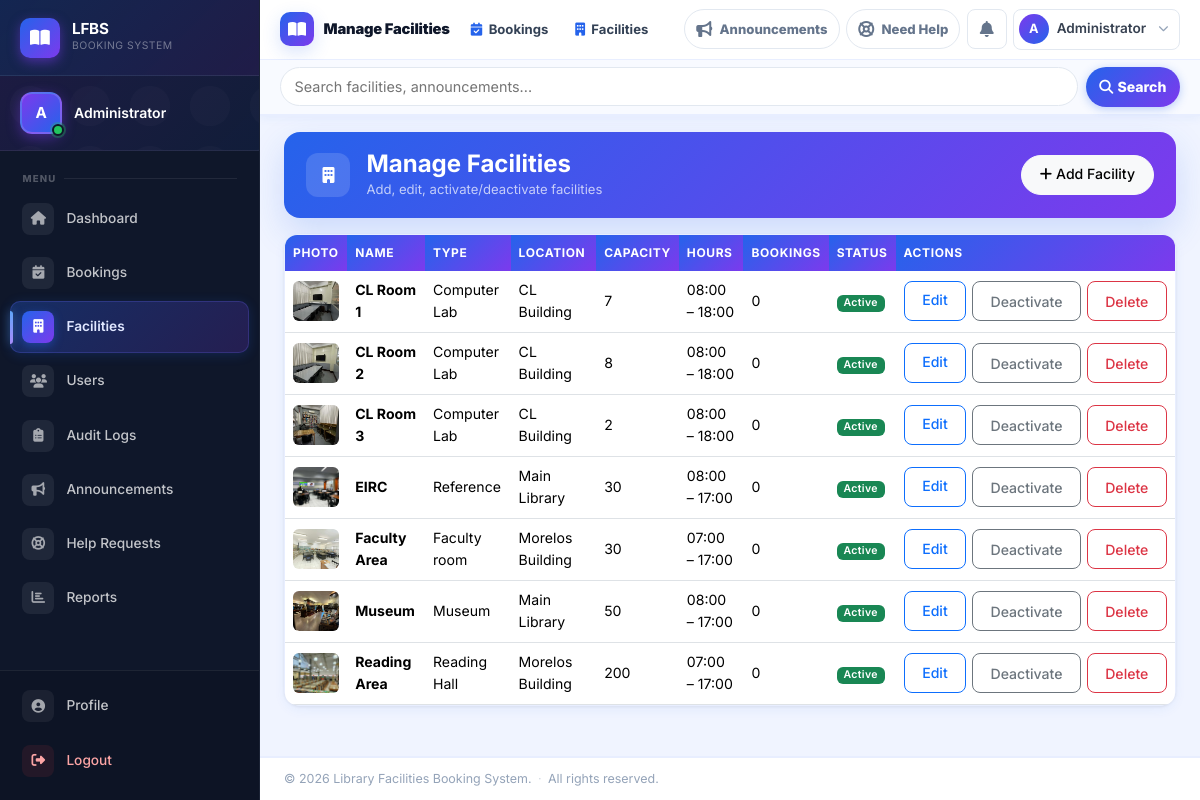
Screenshot of /admin/manage_facilities.php (signed in) with the database file from the repository.
### tables this page shows
CREATE TABLE IF NOT EXISTS `facilities` (
    `id`              INT            NOT NULL AUTO_INCREMENT,
    `name`            VARCHAR(120)   NOT NULL,
    `type`            VARCHAR(60)    DEFAULT NULL  COMMENT 'study_room, museum, reading_hall, etc.',
    `location`        VARCHAR(120)   DEFAULT NULL,
    `capacity`        SMALLINT       UNSIGNED NOT NULL DEFAULT 0,
    `open_time`       TIME           NOT NULL DEFAULT '08:00:00',
    `close_time`      TIME           NOT NULL DEFAULT '18:00:00',
    `status`          ENUM('active','inactive') NOT NULL DEFAULT 'active',

     
    `instant_booking` TINYINT(1)     NOT NULL DEFAULT 0  COMMENT '1 = confirmed immediately without admin approval',
    `requires_letter` TINYINT(1)     NOT NULL DEFAULT 0  COMMENT '1 = letter upload mandatory',
    `max_bookings_day` SMALLINT      UNSIGNED NOT NULL DEFAULT 0 COMMENT '0 = no daily cap',

     
    `allowed_slots`   TEXT           DEFAULT NULL COMMENT 'JSON: [{label,start,end}]',
    `purpose_options` TEXT           DEFAULT NULL COMMENT 'JSON: ["Lecture","Meeting",...]',

    `facility_group`  VARCHAR(50)    DEFAULT NULL COMMENT 'cl | morelos | library',
    `created_at`      TIMESTAMP      NOT NULL DEFAULT CURRENT_TIMESTAMP,
    `updated_at`      TIMESTAMP      NOT NULL DEFAULT CURRENT_TIMESTAMP ON UPDATE CURRENT_TIMESTAMP,

    PRIMARY KEY (`id`),
    INDEX `idx_facilities_status`  (`status`),
    INDEX `idx_facilities_group`   (`facility_group`)
);

### includes/functions.php (called while the page is built, shortened)
<?php
function e($str) {
    return htmlspecialchars((string)$str, ENT_QUOTES, 'UTF-8');
}
function facilityLabel($type) {
    $map = [
        'collaboration_room'   => 'Collaboration/Study Room',
        'electronic_resources' => 'Electronic Resources Room',
        'meeting_room'         => 'Meeting/Discussion Room',
        'artifacts_room'       => 'Artifacts Room',
        'reading_hall'         => 'Reading Hall',
        'study_room'           => 'Study Room',
        'conference_room'      => 'Conference Room',
        'computer_lab'         => 'Computer Lab',
        'auditorium'           => 'Auditorium',
        'other'                => 'Other',
    ];
    return $map[$type] ?? ucfirst(str_replace('_', ' ', (string)$type));
}

### admin/manage_facilities.php (the view, shortened to what this page needs)
<?php
require_once __DIR__ . '/../includes/bootstrap.php';
$facilities = $pdo->query('SELECT f.*, (SELECT COUNT(*) FROM bookings WHERE facility_id=f.id) AS booking_count FROM facilities f ORDER BY f.name')->fetchAll();
$facilityImages = [
    'CL Room 1'    => 'CL 1.jpg',
    'CL Room 2'    => 'CL 2.jpg',
    'CL Room 3'    => 'CL 3.jpg',
    'EIRC'         => 'EIRC.jpg',
    'Museum'       => 'MUSEUM.jpg',
    'Reading Area' => 'Reading Area.jpg',
    'Faculty Area' => 'Faculty Area.jpg',
];
require_once __DIR__ . '/../includes/header.php';
require_once __DIR__ . '/../includes/navbar.php';
?>
<main><div class="container-fluid py-3 px-3 px-lg-4 admin-page">
<div class="admin-hero mb-3">
  <div class="d-flex flex-wrap justify-content-between align-items-center gap-2">
    <div class="d-flex align-items-center gap-3">
      <div class="admin-hero-icon"><i class="fas fa-building"></i></div>
      <div>
        <h4 class="mb-0 fw-bold text-white">Manage Facilities</h4>
        <div class="admin-hero-sub">Add, edit, activate/deactivate facilities</div>
      </div>
    </div>
    <div class="d-flex gap-2 flex-wrap">
      <a href="<?= BASE_URL ?>/admin/add_facility.php" class="btn btn-light btn-sm">
        <i class="fas fa-plus me-1"></i>Add Facility
      </a>
    </div>
  </div>
</div>
<div class="card">
  <div class="card-body p-0">
    <?php if (empty($facilities)): ?>
      <p class="text-center text-muted py-4">No facilities yet. <a href="<?= BASE_URL ?>/admin/add_facility.php">Add one</a></p>
    <?php else: ?>
    <div class="table-responsive">
      <table class="table table-hover mb-0">
        <thead><tr><th>Photo</th><th>Name</th><th>Type</th><th>Location</th><th>Capacity</th><th>Hours</th><th>Bookings</th><th>Status</th><th>Actions</th></tr></thead>
        <tbody>
        <?php foreach ($facilities as $f): ?>
          <tr>
            <td>
              <?php if (isset($facilityImages[$f['name']])): ?>
              <img src="<?= BASE_URL ?>/images/<?= rawurlencode($facilityImages[$f['name']]) ?>"
                   alt="<?= e($f['name']) ?>"
                   style="width:56px;height:40px;object-fit:cover;border-radius:6px;"
                   onerror="this.style.display='none'">
              <?php else: ?>
              <span class="text-muted small">—</span>
              <?php endif; ?>
            </td>
            <td><strong><?= e($f['name']) ?></strong></td>
            <td><?= facilityLabel($f['type']) ?></td>
            <td><?= e($f['location']) ?></td>
            <td><?= $f['capacity'] ?></td>
            <td class="small"><?= substr($f['open_time'],0,5) ?> – <?= substr($f['close_time'],0,5) ?></td>
            <td><?= $f['booking_count'] ?></td>
            <td><span class="badge <?= $f['status']==='active' ? 'bg-success' : 'bg-secondary' ?>"><?= ucfirst($f['status']) ?></span></td>
            <td>
              <div class="admin-actions">
                <a href="<?= BASE_URL ?>/admin/edit_facility.php?id=<?= $f['id'] ?>" class="btn btn-sm btn-outline-primary">Edit</a>
                <form class="d-inline" method="POST">
                  <button name="toggle" class="btn btn-sm btn-outline-secondary"><?= $f['status']==='active' ? 'Deactivate' : 'Activate' ?></button>
                </form>
                <form class="d-inline" method="POST" onsubmit="return confirm('Delete this facility?')">
                  <button name="delete" class="btn btn-sm btn-outline-danger">Delete</button>
                </form>
              </div>
            </td>
          </tr>
        <?php endforeach; ?>
        </tbody>
      </table>
    </div>
    <?php endif; ?>
  </div>
</div>
<?php require_once __DIR__ . '/../includes/footer.php'; ?>

### rows the page displays
facilities: shows a picture, name "CL Room 1", type "Computer Lab", location "CL Building", capacity "7", open_time "08:00", close_time "18:00", booking_count "0", status "Active", shows "Deactivate"
facilities: shows a picture, name "CL Room 2", type "Computer Lab", location "CL Building", capacity "8", open_time "08:00", close_time "18:00", booking_count "0", status "Active", shows "Deactivate"
facilities: shows a picture, name "CL Room 3", type "Computer Lab", location "CL Building", capacity "2", open_time "08:00", close_time "18:00", booking_count "0", status "Active", shows "Deactivate"
facilities: name (picture), name "EIRC", type "Reference", location "Main Library", capacity "30", open_time "08:00", close_time "17:00", booking_count "0", status "Active", shows "Deactivate"
facilities: name (picture), name "Faculty Area", type "Faculty room", location "Morelos Building", capacity "30", open_time "07:00", close_time "17:00", booking_count "0", status "Active", shows "Deactivate"
facilities: shows a picture, name "Museum", type "Museum", location "Main Library", capacity "50", open_time "08:00", close_time "17:00", booking_count "0", status "Active", shows "Deactivate"
facilities: name (picture), name "Reading Area", type "Reading Hall", location "Morelos Building", capacity "200", open_time "07:00", close_time "17:00", booking_count "0", status "Active", shows "Deactivate"

### other values shown
APP_SHORT "LFBS"
mb_substr($name, 0, 1) "A"
$name "Administrator"
$item['label'] "Dashboard"
$item['label'] "Bookings"
$item['label'] "Facilities"
$item['label'] "Users"
$item['label'] "Audit Logs"
$item['label'] "Announcements"
$item['label'] "Help Requests"
$item['label'] "Reports"
$_topTitle "Manage Facilities"
$qi['label'] "Bookings"
$qi['label'] "Facilities"
APP_NAME "Library Facilities Booking System"
